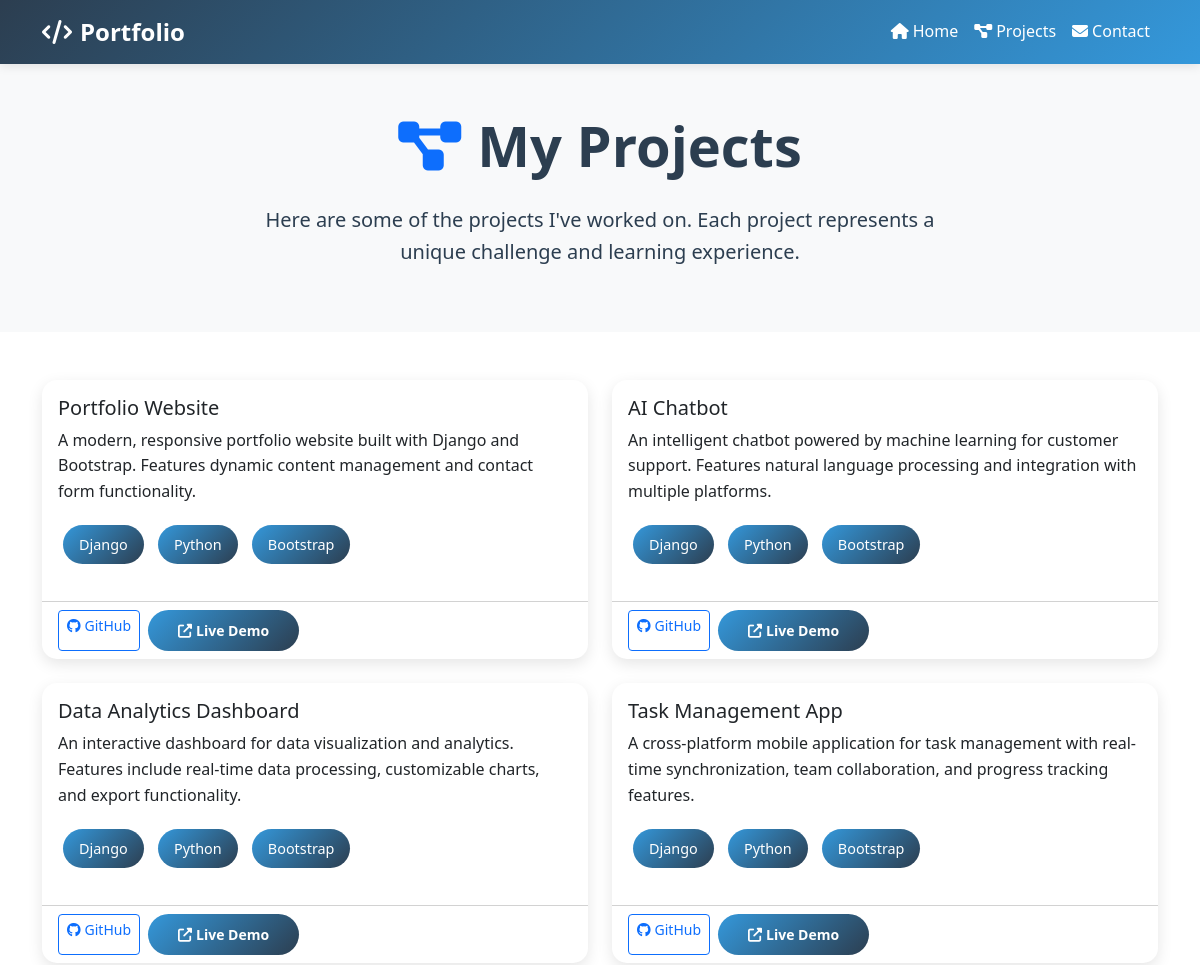
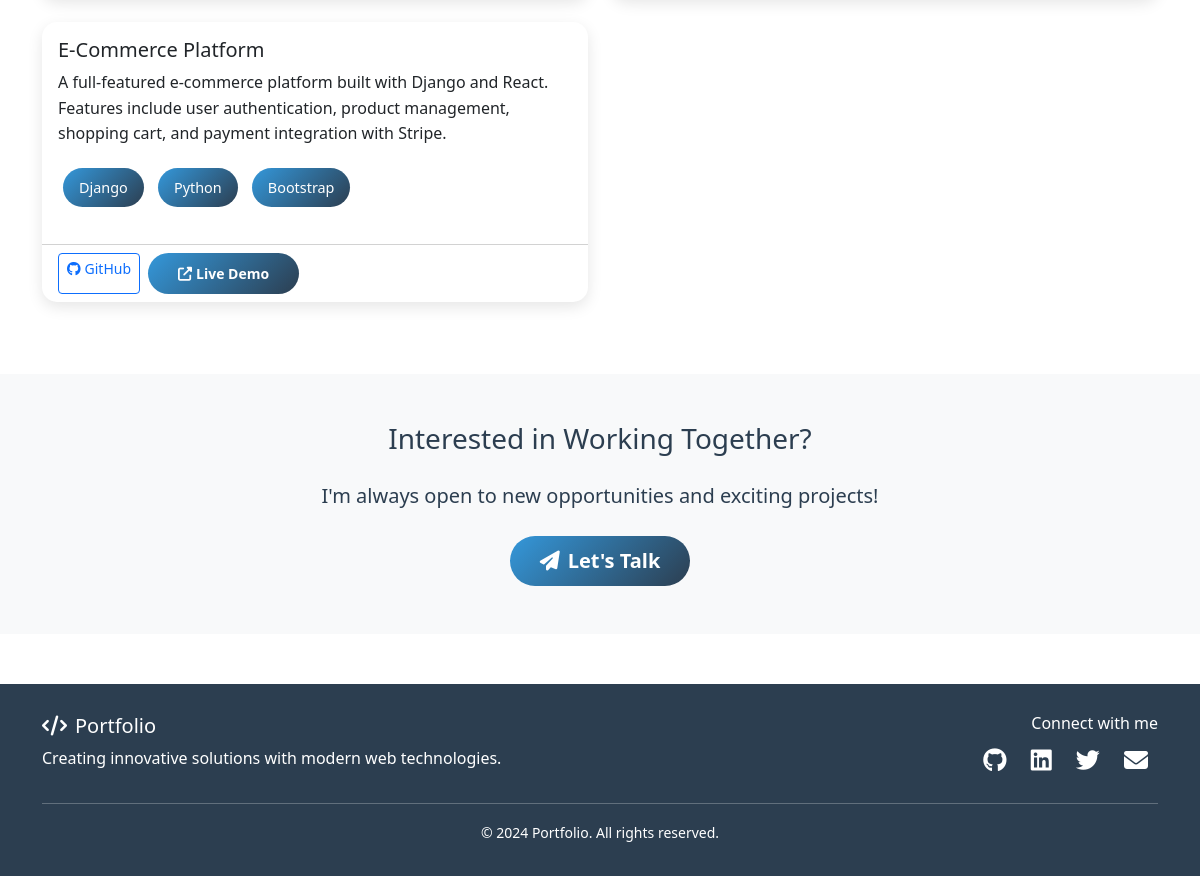
/projects/, run on the app's committed database (2 pictures, top to bottom).
### main/models.py (models this page shows, shortened)
class Project(models.Model):
    title = models.CharField(max_length=200)
    description = models.TextField()
    image = models.URLField(blank=True, null=True)
    github_url = models.URLField(blank=True, null=True)
    live_url = models.URLField(blank=True, null=True)
    technologies = models.CharField(max_length=200, help_text="Comma separated list of technologies")
    created_at = models.DateTimeField(auto_now_add=True)
    class Meta:
        ordering = ['-created_at']

### main/views.py (the view)
# urls.py: path('projects/', views.projects, name='projects'),
def projects(request):
    projects_list = Project.objects.all()
    context = {
        'title': 'Projects - Portfolio',
        'projects': projects_list,
    }
    return render(request, 'main/projects.html', context)

### templates/main/projects.html (shortened to what this page needs)
{% extends 'main/base.html' %}
{% block content %}
<section class="py-5 bg-light">
    <div class="container">
        <div class="row">
            <div class="col-lg-8 mx-auto text-center">
                <h1 class="display-4 fw-bold mb-4">
                    <i class="fas fa-project-diagram me-3 text-primary"></i>My Projects
                </h1>
                <p class="lead">Here are some of the projects I've worked on. Each project represents a unique challenge and learning experience.</p>
            </div>
        </div>
    </div>
</section>
<section class="py-5">
    <div class="container">
        {% if projects %}
            <div class="row">
                {% for project in projects %}
                <div class="col-lg-6 mb-4">
                                         <div class="card h-100">
                         <div class="card-body">
                            <h5 class="card-title">{{ project.title }}</h5>
                            <p class="card-text">{{ project.description }}</p>
                            <div class="mb-3">
                                <span class="skill-badge">Django</span>
                                <span class="skill-badge">Python</span>
                                <span class="skill-badge">Bootstrap</span>
                            </div>
                        </div>
                        <div class="card-footer bg-transparent">
                            <div class="d-flex gap-2">
                                {% if project.github_url %}
                                <a href="{{ project.github_url }}" class="btn btn-outline-primary btn-sm" target="_blank">
                                    <i class="fab fa-github me-1"></i>GitHub
                                </a>
                                {% endif %}
                                {% if project.live_url %}
                                <a href="{{ project.live_url }}" class="btn btn-primary btn-sm" target="_blank">
                                    <i class="fas fa-external-link-alt me-1"></i>Live Demo
                                </a>
                                {% endif %}
                            </div>
                        </div>
                    </div>
                </div>
                {% endfor %}
            </div>
        {% endif %}
    </div>
</section>
<section class="py-5 bg-light">
    <div class="container text-center">
        <h3 class="mb-4">Interested in Working Together?</h3>
        <p class="lead mb-4">I'm always open to new opportunities and exciting projects!</p>
        <a href="{% url 'contact' %}" class="btn btn-primary btn-lg">
            <i class="fas fa-paper-plane me-2"></i>Let's Talk
        </a>
    </div>
</section>
{% endblock %}

### templates/main/base.html (shortened to what this page needs)
<!DOCTYPE html>
<html lang="en">
<head>
    <link href="https://cdn.jsdelivr.net/npm/bootstrap@5.3.0/dist/css/bootstrap.min.css" rel="stylesheet">
    <link rel="stylesheet" href="https://cdnjs.cloudflare.com/ajax/libs/font-awesome/6.4.0/css/all.min.css">
</head>
<body>
    <nav class="navbar navbar-expand-lg navbar-dark">
        <div class="container">
            <a class="navbar-brand" href="{% url 'home' %}">
                <i class="fas fa-code me-2"></i>Portfolio
            </a>
            <div class="collapse navbar-collapse" id="navbarNav">
                <ul class="navbar-nav ms-auto">
                    <li class="nav-item">
                        <a class="nav-link" href="{% url 'home' %}">
                            <i class="fas fa-home me-1"></i>Home
                        </a>
                    </li>
                    <li class="nav-item">
                        <a class="nav-link" href="{% url 'projects' %}">
                            <i class="fas fa-project-diagram me-1"></i>Projects
                        </a>
                    </li>
                    <li class="nav-item">
                        <a class="nav-link" href="{% url 'contact' %}">
                            <i class="fas fa-envelope me-1"></i>Contact
                        </a>
                    </li>
                </ul>
            </div>
        </div>
    </nav>
    <main>
        {% block content %}{% endblock %}
    </main>
    <footer class="footer">
        <div class="container">
            <div class="row">
                <div class="col-md-6">
                    <h5><i class="fas fa-code me-2"></i>Portfolio</h5>
                    <p>Creating innovative solutions with modern web technologies.</p>
                </div>
                <div class="col-md-6 text-md-end">
                    <h6>Connect with me</h6>
                    <div class="social-links">
                        <a href="#"><i class="fab fa-github"></i></a>
                        <a href="#"><i class="fab fa-linkedin"></i></a>
                        <a href="#"><i class="fab fa-twitter"></i></a>
                        <a href="#"><i class="fas fa-envelope"></i></a>
                    </div>
                </div>
            </div>
            <hr class="my-3">
            <div class="text-center">
                <small>&copy; 2024 Portfolio. All rights reserved.</small>
            </div>
        </div>
    </footer>
</body>
</html>

### templates/main/base.html (style rules this page uses)
:root { --primary-color: #2c3e50; --secondary-color: #3498db; --accent-color: #e74c3c; --light-bg: #ecf0f1; --dark-text: #2c3e50; }
body { font-family: 'Segoe UI', Tahoma, Geneva, Verdana, sans-serif; line-height: 1.6; color: var(--dark-text); }
.navbar { background: linear-gradient(135deg, var(--primary-color), var(--secondary-color)); box-shadow: 0 2px 10px rgba(0,0,0,0.1); }
.navbar-brand { font-weight: bold; font-size: 1.5rem; }
.nav-link { color: white !important; font-weight: 500; transition: all 0.3s ease; }
.card { border: none; border-radius: 15px; box-shadow: 0 5px 15px rgba(0,0,0,0.1); transition: transform 0.3s ease, box-shadow 0.3s ease; }
.btn-primary { background: linear-gradient(135deg, var(--secondary-color), var(--primary-color)); border: none; border-radius: 25px; padding: 10px 30px; font-weight: 600; transition: all 0.3s ease; }
.skill-badge { background: linear-gradient(135deg, var(--secondary-color), var(--primary-color)); color: white; padding: 8px 16px; border-radius: 20px; margin: 5px; display: inline-block; font-size: 0.9rem; }
.footer { background: var(--primary-color); color: white; padding: 30px 0; margin-top: 50px; }
.social-links a { color: white; font-size: 1.5rem; margin: 0 10px; transition: color 0.3s ease; }

### data on the page
Project: title "Portfolio Website", description "A modern, responsive portfolio website built with Django and Bootstrap. Features dynamic content management and contact form functionality."
Project: title "AI Chatbot", description "An intelligent chatbot powered by machine learning for customer support. Features natural language processing and integration with multiple platforms."
Project: title "Data Analytics Dashboard", description "An interactive dashboard for data visualization and analytics. Features include real-time data processing, customizable charts, and export functionality."
Project: title "Task Management App", description "A cross-platform mobile application for task management with real-time synchronization, team collaboration, and progress tracking features."
Project: title "E-Commerce Platform", description "A full-featured e-commerce platform built with Django and React. Features include user authentication, product management, shopping cart, and payment integration with Stripe."
